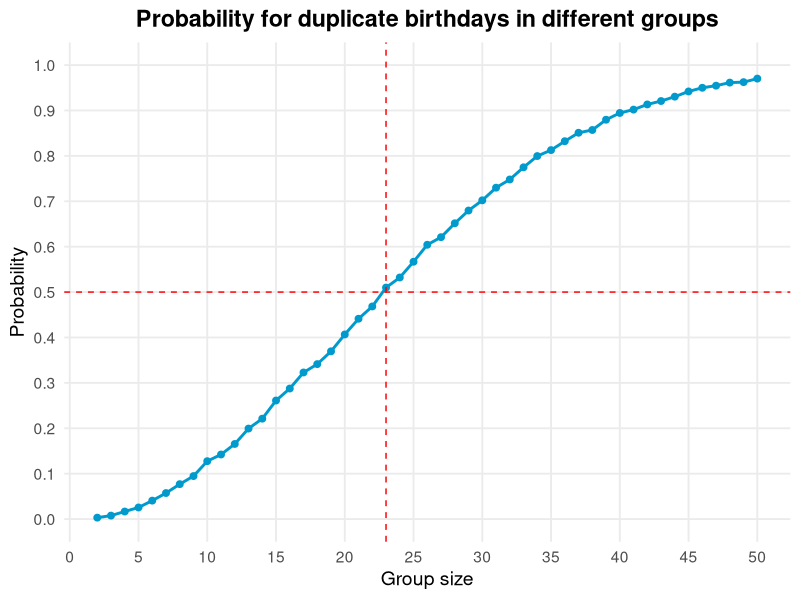
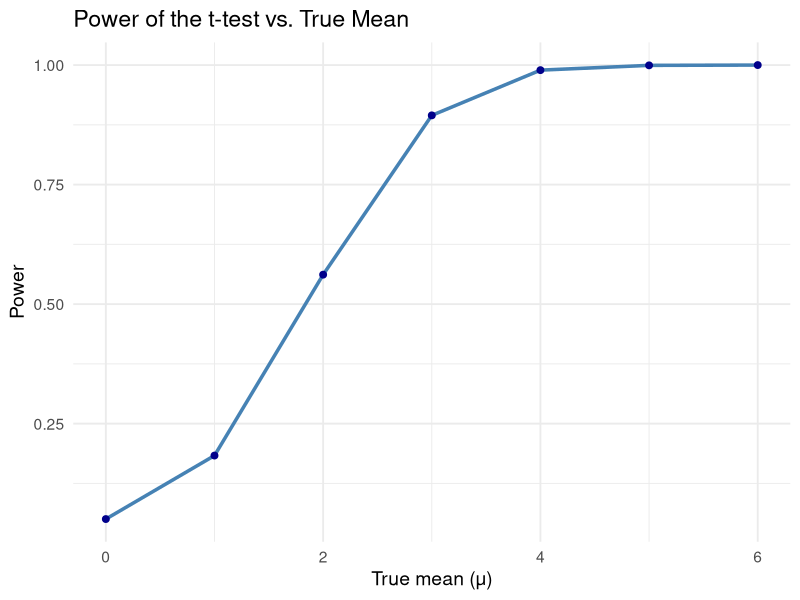
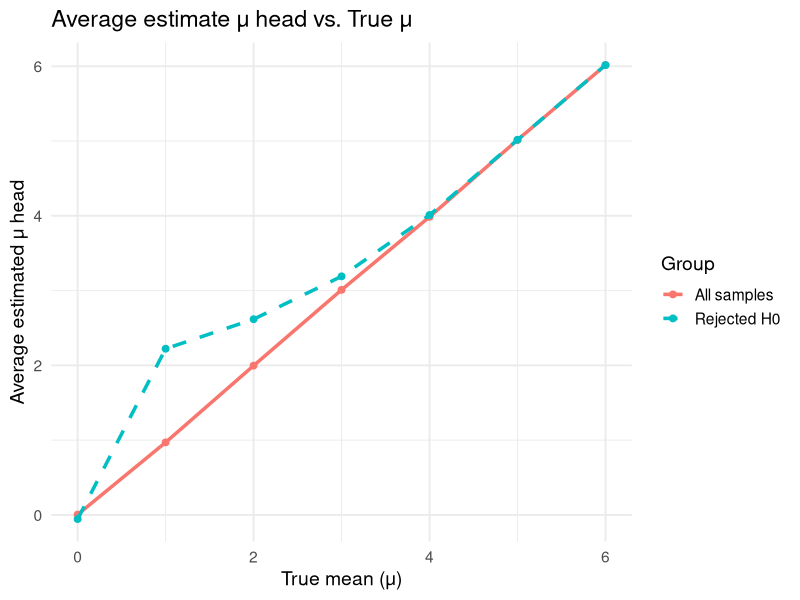

These charts were generated, in order, by the following R code:
## ---- chunk 1
library(tidyverse)
library(ggplot2)
library(broom)
## ---- chunk 2
birthday_pool =
  function(n) {
  birthdays = sample(1:365, size = n, replace = TRUE)
  has_duplicate = length(birthdays) != length(unique(birthdays))
  return(has_duplicate)
}

# Simulation setting
set.seed(506)
n_simulations = 10000 
group_sizes = 2:50

probability_data =
  tibble(
  group_size = rep(group_sizes, each = n_simulations)
  ) |> 
  group_by(group_size) |> 
  mutate(
    match_result = map_lgl(group_size, birthday_pool)
  ) |> 
  summarise(
    probability = mean(match_result),
    .groups = 'drop'
  )

# Plot
probability_data |> 
  ggplot(aes(x = group_size, y = probability)) +
  geom_line(color = "deepskyblue3", linewidth = 1) +
  geom_point(color = "deepskyblue3", size = 2) +
  
  # mark the critical point when p exceeds 0.5
  geom_hline(yintercept = 0.5, linetype = "dashed", color = "red") +
  geom_vline(xintercept = 23, linetype = "dashed", color = "red") +
  
  # supplements
  labs(
    title = "Probability for duplicate birthdays in different groups",
    x = "Group size",
    y = "Probability"
  ) +
  scale_y_continuous(limits = c(0, 1), breaks = seq(0, 1, 0.1)) +
  scale_x_continuous(breaks = seq(0, 50, 5)) +
  theme_minimal(base_size = 14) +
  theme(
    plot.title = element_text(hjust = 0.5, face = "bold"),
    plot.subtitle = element_text(hjust = 0.5),
    panel.grid.minor = element_blank()
  )
## ---- chunk 3
## Problem 2

mu_values = c(0, 1, 2, 3, 4, 5, 6)

simulation_results =
  tibble(
  true_mu = rep(mu_values, each = 5000),
  sim_id = 1:length(true_mu)
  ) |>
  mutate(
    test_output = map(true_mu, ~ {
      data_set = rnorm(n = 30, mean = .x, sd = 5)
      t.test(data_set, mu = 0) |> 
        tidy()
    })
  ) |>
  unnest(
    test_output
  ) |>
  select(
    true_mu,
    mu_hat = estimate,
    p_value = p.value
  ) |>
  mutate(
    reject_H0 = (p_value < 0.05)
  )

summary_stats =
  simulation_results |>
  group_by(true_mu) |>
  summarise(
    mean_mu_hat = mean(mu_hat),
    power_or_typeI_error = mean(reject_H0),
    .groups = 'drop'
  )

# plot power vs true mean
summary_stats |>
  ggplot(aes(x = true_mu, y = power_or_typeI_error)) +
  geom_line(color = "steelblue", linewidth = 1.2) +
  geom_point(color = "darkblue", size = 2) +
  labs(
    x = "True mean (μ)",
    y = "Power",
    title = "Power of the t-test vs. True Mean"
  ) +
  theme_minimal(base_size = 14)

# plot 2
mean_estimates =
  simulation_results |>
  group_by(true_mu) |>
  summarise(
    mean_mu_hat_all = mean(mu_hat),
    mean_mu_hat_reject = mean(mu_hat[reject_H0]),
    .groups = "drop"
  )

mean_estimates |>
  ggplot(aes(x = true_mu)) +
  geom_line(aes(y = mean_mu_hat_all, color = "All samples"), linewidth = 1.2) +
  geom_point(aes(y = mean_mu_hat_all, color = "All samples"), size = 2) +
  geom_line(aes(y = mean_mu_hat_reject, color = "Rejected H0"), linewidth = 1.2, linetype = "dashed") +
  geom_point(aes(y = mean_mu_hat_reject, color = "Rejected H0"), size = 2) +
  labs(
    x = "True mean (μ)",
    y = "Average estimated μ head",
    title = "Average estimate μ head vs. True μ",
    color = "Group"
  ) +
  theme_minimal(base_size = 14)
